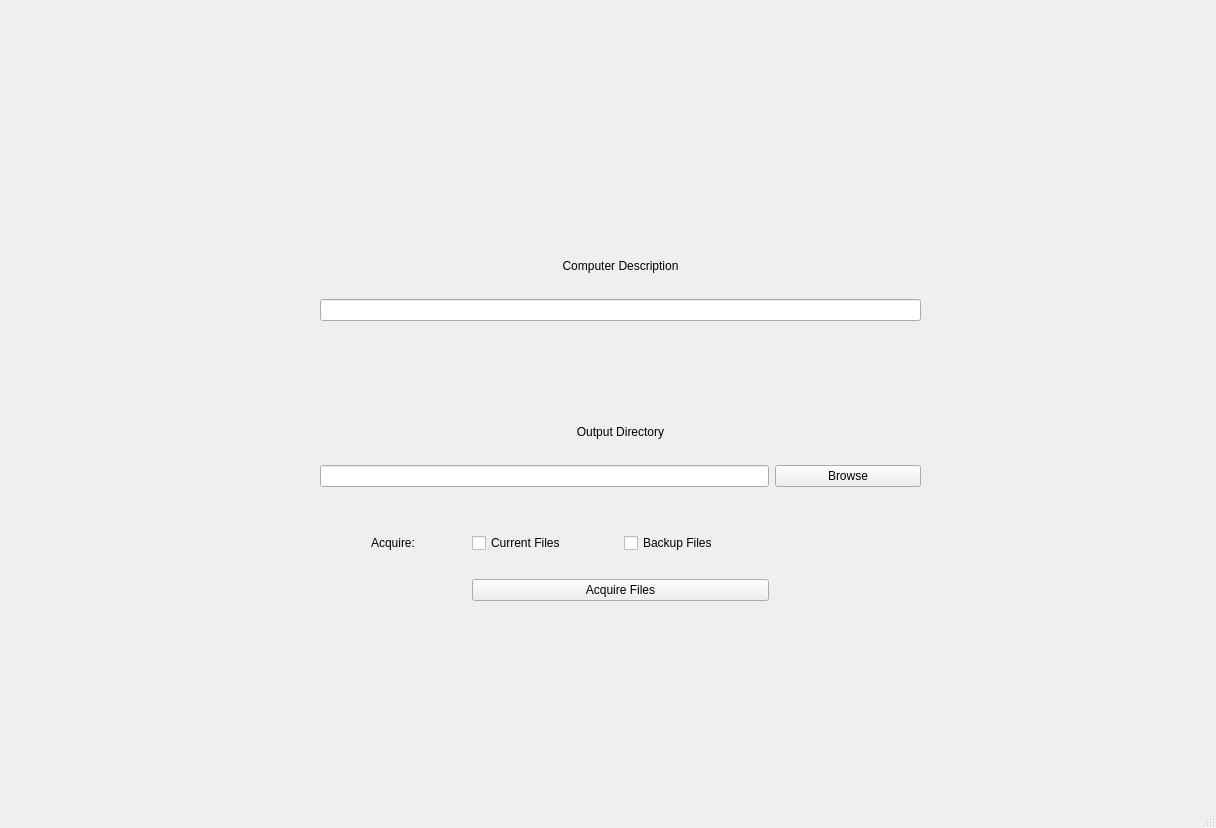
<?xml version="1.0" encoding="UTF-8"?>
<ui version="4.0">
 <class>MainWindow</class>
 <widget class="QMainWindow" name="MainWindow">
  <property name="geometry">
   <rect>
    <x>0</x>
    <y>0</y>
    <width>1216</width>
    <height>828</height>
   </rect>
  </property>
  <property name="windowTitle">
   <string>Registry Decoder - Digital Forensics Solutions</string>
  </property>
  <widget class="QWidget" name="centralwidget">
   <widget class="QStackedWidget" name="stackedWidget">
    <property name="geometry">
     <rect>
      <x>10</x>
      <y>20</y>
      <width>1181</width>
      <height>741</height>
     </rect>
    </property>
    <property name="currentIndex">
     <number>0</number>
    </property>
    <widget class="QWidget" name="page">
     <widget class="QWidget" name="layoutWidget">
      <property name="geometry">
       <rect>
        <x>310</x>
        <y>140</y>
        <width>601</width>
        <height>441</height>
       </rect>
      </property>
      <layout class="QGridLayout" name="gridLayout">
       <item row="0" column="0" colspan="4">
        <widget class="QLabel" name="label">
         <property name="text">
          <string>Computer Description</string>
         </property>
         <property name="alignment">
          <set>Qt::AlignBottom|Qt::AlignHCenter</set>
         </property>
        </widget>
       </item>
       <item row="2" column="0" colspan="4">
        <widget class="QLineEdit" name="compDescLineEdit"/>
       </item>
       <item row="3" column="0" colspan="4">
        <widget class="QLabel" name="label_2">
         <property name="text">
          <string>Output Directory</string>
         </property>
         <property name="alignment">
          <set>Qt::AlignBottom|Qt::AlignHCenter</set>
         </property>
        </widget>
       </item>
       <item row="5" column="0" colspan="3">
        <widget class="QLineEdit" name="outputDirectoryLineEdit"/>
       </item>
       <item row="5" column="3">
        <widget class="QPushButton" name="browsePushButton">
         <property name="text">
          <string>Browse</string>
         </property>
        </widget>
       </item>
       <item row="8" column="0">
        <widget class="QLabel" name="label_3">
         <property name="text">
          <string>Acquire:</string>
         </property>
         <property name="alignment">
          <set>Qt::AlignCenter</set>
         </property>
        </widget>
       </item>
       <item row="8" column="1">
        <widget class="QCheckBox" name="currentFilesCheckBox">
         <property name="text">
          <string>Current Files</string>
         </property>
        </widget>
       </item>
       <item row="8" column="2" colspan="2">
        <widget class="QCheckBox" name="backupFilesCheckBox">
         <property name="text">
          <string>Backup Files</string>
         </property>
        </widget>
       </item>
       <item row="10" column="1" colspan="2">
        <widget class="QPushButton" name="acquireFilesPushButton">
         <property name="text">
          <string>Acquire Files</string>
         </property>
        </widget>
       </item>
       <item row="6" column="0" colspan="4">
        <spacer name="horizontalSpacer">
         <property name="orientation">
          <enum>Qt::Horizontal</enum>
         </property>
         <property name="sizeHint" stdset="0">
          <size>
           <width>40</width>
           <height>20</height>
          </size>
         </property>
        </spacer>
       </item>
       <item row="9" column="0" colspan="4">
        <spacer name="horizontalSpacer_2">
         <property name="orientation">
          <enum>Qt::Horizontal</enum>
         </property>
         <property name="sizeHint" stdset="0">
          <size>
           <width>40</width>
           <height>20</height>
          </size>
         </property>
        </spacer>
       </item>
       <item row="1" column="0" colspan="4">
        <spacer name="horizontalSpacer_3">
         <property name="orientation">
          <enum>Qt::Horizontal</enum>
         </property>
         <property name="sizeHint" stdset="0">
          <size>
           <width>40</width>
           <height>20</height>
          </size>
         </property>
        </spacer>
       </item>
       <item row="4" column="0" colspan="4">
        <spacer name="horizontalSpacer_4">
         <property name="orientation">
          <enum>Qt::Horizontal</enum>
         </property>
         <property name="sizeHint" stdset="0">
          <size>
           <width>40</width>
           <height>20</height>
          </size>
         </property>
        </spacer>
       </item>
       <item row="7" column="0" colspan="4">
        <spacer name="horizontalSpacer_5">
         <property name="orientation">
          <enum>Qt::Horizontal</enum>
         </property>
         <property name="sizeHint" stdset="0">
          <size>
           <width>40</width>
           <height>20</height>
          </size>
         </property>
        </spacer>
       </item>
      </layout>
     </widget>
    </widget>
    <widget class="QWidget" name="page_2">
     <widget class="QWidget" name="layoutWidget">
      <property name="geometry">
       <rect>
        <x>10</x>
        <y>20</y>
        <width>1171</width>
        <height>711</height>
       </rect>
      </property>
      <layout class="QGridLayout" name="gridLayout_2">
       <item row="1" column="0">
        <widget class="QLabel" name="resultsLabel">
         <property name="text">
          <string/>
         </property>
        </widget>
       </item>
      </layout>
     </widget>
    </widget>
   </widget>
  </widget>
  <widget class="QMenuBar" name="menubar">
   <property name="geometry">
    <rect>
     <x>0</x>
     <y>0</y>
     <width>1216</width>
     <height>25</height>
    </rect>
   </property>
  </widget>
  <widget class="QStatusBar" name="statusbar"/>
 </widget>
 <resources/>
 <connections/>
</ui>
